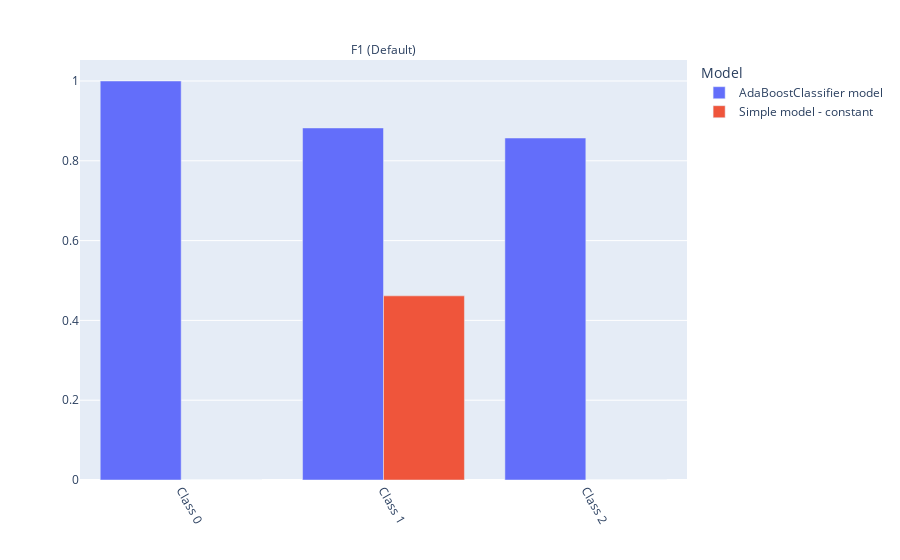

The code cell stored with this chart in its notebook:
### Markdown cell above
### Constant model check:

### Code cell
check = SimpleModelComparison(simple_model_type='constant')
check.run(train_ds, test_ds, clf)

### Figure 1 — Plotly figure (JSON) as saved in the notebook; plotly's stock layout.template omitted (floating-point values rounded to 4 significant figures)
{"data": [{"alignmentgroup": "True", "customdata": [[19], [15], [16]], "hovertemplate": "Model=AdaBoostClassifier model<br>Metric=F1 (Default)<br>value=%{x}<br>Value=%{y}<br>Number of samples=%{customdata[0]}<extra></extra>", "legendgroup": "AdaBoostClassifier model", "marker": {"color": "#636efa", "pattern": {"shape": ""}}, "name": "AdaBoostClassifier model", "offsetgroup": "AdaBoostClassifier model", "orientation": "v", "showlegend": true, "textposition": "auto", "type": "bar", "x": [0, 1, 2], "xaxis": "x", "y": [1, 0.8824, 0.8571], "yaxis": "y"}, {"alignmentgroup": "True", "customdata": [[19], [15], [16]], "hovertemplate": "Model=Simple model - constant<br>Metric=F1 (Default)<br>value=%{x}<br>Value=%{y}<br>Number of samples=%{customdata[0]}<extra></extra>", "legendgroup": "Simple model - constant", "marker": {"color": "#EF553B", "pattern": {"shape": ""}}, "name": "Simple model - constant", "offsetgroup": "Simple model - constant", "orientation": "v", "showlegend": true, "textposition": "auto", "type": "bar", "x": [0, 1, 2], "xaxis": "x", "y": [0, 0.4615, 0], "yaxis": "y"}], "layout": {"annotations": [{"font": {}, "showarrow": false, "text": "F1 (Default)", "x": 0.5, "xanchor": "center", "xref": "paper", "y": 1, "yanchor": "bottom", "yref": "paper"}], "barmode": "group", "legend": {"title": {"text": "Model"}, "tracegroupgap": 0}, "margin": {"t": 60}, "xaxis": {"anchor": "y", "domain": [0, 1], "tickangle": 60, "tickprefix": "Class ", "title": {}, "type": "category"}, "yaxis": {"anchor": "x", "domain": [0, 1], "showticklabels": true, "title": {}}}}
